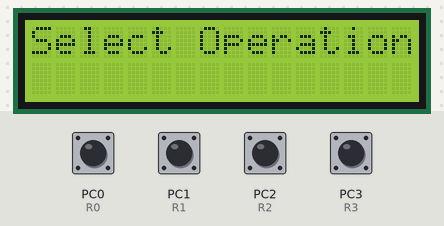
Recording of a program running on a simulated ATmega32, built with avr-gcc and emulated at 8 MHz. Parts: 16×2 character LCD. Wiring (inferred from the names in the program): character LCD (HD44780): RS PA0; R/W PA1; E PA2; data PD0, PD1, PD2, PD3, PD4, PD5, PD6, PD7. The test bench sets the inputs (shaded band); at power-on: PC0 (R0), PC1 (R1), PC2 (R2), PC3 (R3) HIGH.

Above: at 4.1 s.
At 6.9 s:
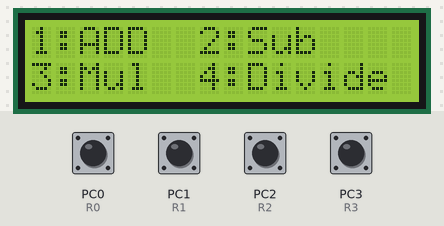
7.0 s: PC0 (R0) pulled LOW for 0.15 s
At 7.4 s:
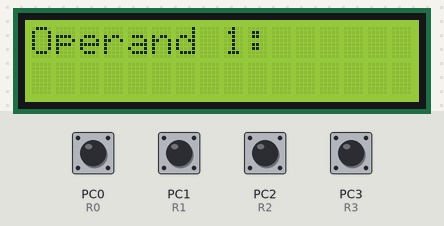
8.6 s: PC1 (R1) pulled LOW for 0.15 s
At 9.5 s:
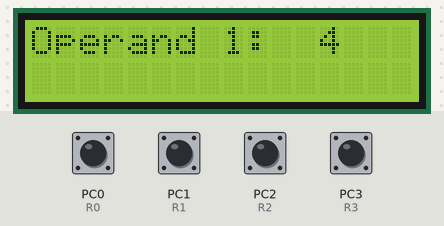
11.6 s: PC2 (R2) pulled LOW for 0.15 s
At 13.6 s:
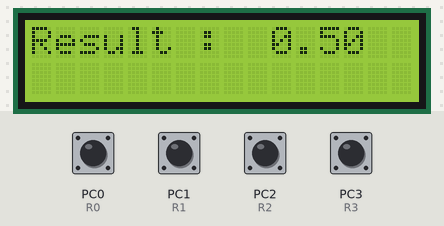
Timing chart, 0 to 15.1 s (numbered marks = the images above; inputs shaded):
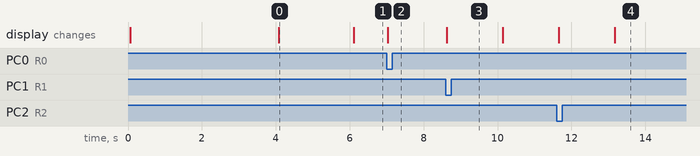

Measured:
- after the input at 7.0 s, the display: changes at once (image 2)
- after the input at 8.6 s, the display: changes at once (image 3)
- after the input at 11.6 s, the display: first changes after 0.06 s (image 4 shows a later state)
- what the display in image 0 shows lasts 2.0 s, from 4.1 s to 6.1 s

The program:

main.c
```c
/*
 * main.c
 *
 *  Created on: ??þ/??þ/????
 *      Author: DR . radwa hussein
 */


#include "Types.h"
#include "Registers.h"
#include "DIO.h"
#include "LCD_Config.h"
#include "LCD.h"
#include "PubFun.h"
#include "SevnSegm.h"
#include "stdlib.h"
#include "Keybad_Config.h"
#include "Keybad.h"
#define F_CPU 8000000UL
#include <util/delay.h> // To enable use of the function _delay_ms()

int main (void)
{
	u8 i , value , opr , chs_flag ;
	f32 x , y , result ;

	u8 str0 [] = "Welcome";
	u8 str1 [] = "Select Operation";
	u8 str2 [] = "1:ADD";
	u8 str3 [] = "2:Sub";
	u8 str4 [] = "3:Mul";
	u8 str5 [] = "4:Divide";
	u8 str6 [] = "Operand 1: ";
	u8 str7 [] = "Operand 2: ";
	u8 str8 [] = "Result : ";

	LCD_Init();
	keybad_Init();

	LCD_WriteString(str0,sizeof(str0));					// Welcome
	_delay_ms(4000);
	LCD_vidWritecmnd(0b00000001);
	LCD_WriteString(str1,sizeof(str1));					// Select Operation
	_delay_ms(2000);

	while (1)
	{
		LCD_vidWritecmnd(0b00000001);
		LCD_WriteString(str2,sizeof(str2));					// -- 1:ADD
		LCD_SetPosition(0,7);
		LCD_WriteString(str3,sizeof(str3));					// -- 1:ADD 2:Sub
		LCD_SetPosition(1,0);
		LCD_WriteString(str4,sizeof(str4));					// -- 3:Mul
		LCD_SetPosition(1,7);
		LCD_WriteString(str5,sizeof(str5));					// -- 3:Mul 4:Divide

		chs_flag = 0 ;

		while (0 == chs_flag)
		{
			for (i=0 ; i<4 ; i++)
			{//Check Only The Upper Four Buttons For Operations + - * /
				value = Keybad_GetButtonStatus(i);

				if (0==i && 1==value)
				{
					opr=1;
					chs_flag=1;
					value=0;
				}
				else if (1==i && 1==value)
				{
					opr=2;
					chs_flag=1;
					value=0;
				}
				else if (2==i && 1==value)
				{
					opr=3;
					chs_flag=1;
					value=0;
				}
				else if (3==i && 1==value)
				{
					opr=4;
					chs_flag=1;
					value=0;
				}
			}
		}

		LCD_vidWritecmnd(0b00000001);
		LCD_SetPosition(0,0);
		LCD_WriteString(str6 , sizeof(str6));
		_delay_ms(1500);

		while (1 == chs_flag)										// This Scope --- chs_flag=1 , value=0 ,
		{
			for (i=0 ; i<16 ; i++)
			{
				value  = Keybad_GetButtonStatus(i);
				if (1 == value)
				{
					x=i;
					chs_flag=0;
					value=0;
					LCD_SetPosition(0,12);
					LCD_WriteNumber(x);
					_delay_ms(1500);
					break;
				}
			}
		}

		LCD_vidWritecmnd(0b00000001);
		LCD_SetPosition(0,0);
		LCD_WriteString(str7 , sizeof(str7));
		_delay_ms(1500);

		while (0==chs_flag)										// This Scope --- chs_flag=0 , value=0 ,
		{
			for (i=0 ; i<16 ; i++)
			{
				value  = Keybad_GetButtonStatus(i);
				if (1 == value)
				{
					y=i;
					chs_flag=1;
					value=0;
					LCD_SetPosition(0,12);
					LCD_WriteNumber(y);
					_delay_ms(1500);
					break;
				}
			}
		}

		switch (opr)
		{
		case 1:
		{
			result = x + y ;
			break ;
		}
		case 2:
		{
			result = x - y ;
			break ;
		}
		case 3:
		{
			result = x * y ;							// Send the Normal Number then Draw (.) then Send the % number
			break ;
		}
		case 4:
		{
			result = x / y ;
			break ;
		}
		}

		LCD_vidWritecmnd(0b00000001);
		LCD_SetPosition(0,0);
		LCD_WriteString(str8 , sizeof(str8));
		LCD_SetPosition(0,10);
		LCD_WriteNumber(result);
		_delay_ms(3000);

	}

	return 0 ;
}
```

Keybad.c
```c
/*
 * Keybad.c
 *
 *  Created on: ??þ/??þ/????
 *      Author: DR . radwa hussein
 */
#include "Types.h"
#include "Keybad_Config.h"
#include "Registers.h"
#include "DIO.h"
#define F_CPU 8000000UL
#include <util/delay.h> // To enable use of the function _delay_ms()


void keybad_Init (void)
{
	DIO_vidSetBitDirction(keybad_port , R0, 0);
	DIO_vidSetBitValue(keybad_port , R0, 1);

	DIO_vidSetBitDirction(keybad_port , R1, 0);
	DIO_vidSetBitValue(keybad_port ,R1, 1);

	DIO_vidSetBitDirction(keybad_port , R2, 0);
	DIO_vidSetBitValue( keybad_port ,  R2, 1);

	DIO_vidSetBitDirction( keybad_port ,  R3, 0);
	DIO_vidSetBitValue( keybad_port ,  R3, 1);

	DIO_vidSetBitDirction(keybad_port , C0 ,1);
	DIO_vidSetBitDirction( keybad_port , C1 ,1);
	DIO_vidSetBitDirction( keybad_port , C2 ,1);
	DIO_vidSetBitDirction( keybad_port , C3 ,1);

}


u8 Keybad_GetButtonStatus (u8 Button_num)
{
	const u8  Real_row [] = {R0,R1,R2,R3};
	const u8  Real_colm [] = {C0,C1,C2,C3};
	u8 read_x , value = 0 ;
	u8 Row = Button_num / 4 ;							//--Selecting the proper Button Row
	u8 Colm = Button_num % 4 ;							//--Selecting the proper Button Column just (0,1,2,3)

	DIO_vidSetBitValue(keybad_port , C0 , 1);
	DIO_vidSetBitValue(keybad_port , C1 , 1);
	DIO_vidSetBitValue(keybad_port , C2 , 1);
	DIO_vidSetBitValue(keybad_port , C3 , 1);

	DIO_vidSetBitValue(keybad_port , Real_colm[Colm] , 0);

	read_x = DIO_u8ReadBitValue(keybad_port , Real_row[Row]);

	if (read_x == 0)
	{
		_delay_ms(20);
		read_x = DIO_u8ReadBitValue(keybad_port , Real_row[Row]);
		if (read_x == 0)
		{value = 1 ;}

	}
	return value ;
}
```

Keybad.h
```c
/*
 * Keybad.h
 *
 *  Created on: ??þ/??þ/????
 *      Author: DR . radwa hussein
 */

#ifndef KEYBAD_H_
#define KEYBAD_H_

void keybad_Init (void) ;
u8 Keybad_GetButtonStatus (u8 Button_num);

#endif /* KEYBAD_H_ */
```

PubFun.c
```c
/*
 * PubFun.c
 *
 *  Created on: ??þ/??þ/????
 *      Author: DR . radwa hussein
 */

/*
 * Public Functions Needed.
 */
#include "Types.h"
#include "Registers.h"
#include "DIO.h"
#include "LCD.h"
#include "LCD_Config.h"
#include "PubFun.h"


void Name_in_Arabic(void)
{
	//-------------------------------------------------------------------------------
	LCD_vidWritecmnd(0b01000000);             // Goto CG-RAM
	//-------------------------------------------------------------------------------
	LCD_vidWriteCharacter(0b00000000);        // ã
	LCD_vidWriteCharacter(0b00000000);        // ã
	LCD_vidWriteCharacter(0b00000000);        // ã
	LCD_vidWriteCharacter(0b00001111);        // ã
	LCD_vidWriteCharacter(0b00001001);        // ã
	LCD_vidWriteCharacter(0b00001001);        // ã
	LCD_vidWriteCharacter(0b00011111);        // ã
	LCD_vidWriteCharacter(0b00000000);        // ã

	LCD_vidWriteCharacter(0b00000000);        // Í
	LCD_vidWriteCharacter(0b00000000);        // Í
	LCD_vidWriteCharacter(0b00001110);        // Í
	LCD_vidWriteCharacter(0b00001001);        // Í
	LCD_vidWriteCharacter(0b00000001);        // Í
	LCD_vidWriteCharacter(0b00000001);        // Í
	LCD_vidWriteCharacter(0b00011111);        // Í
	LCD_vidWriteCharacter(0b00000000);        // Í

	LCD_vidWriteCharacter(0b00000000);        // ã
	LCD_vidWriteCharacter(0b00000000);        // ã
	LCD_vidWriteCharacter(0b00000000);        // ã
	LCD_vidWriteCharacter(0b00001111);        // ã
	LCD_vidWriteCharacter(0b00001001);        // ã
	LCD_vidWriteCharacter(0b00001001);        // ã
	LCD_vidWriteCharacter(0b00011111);        // ã
	LCD_vidWriteCharacter(0b00000000);        // ã

	LCD_vidWriteCharacter(0b00000000);        // Ï
	LCD_vidWriteCharacter(0b00000000);        // Ï
	LCD_vidWriteCharacter(0b00000000);        // Ï
	LCD_vidWriteCharacter(0b00000001);        // Ï
	LCD_vidWriteCharacter(0b00000001);        // Ï
	LCD_vidWriteCharacter(0b00000001);        // Ï
	LCD_vidWriteCharacter(0b00001111);        // Ï
	LCD_vidWriteCharacter(0b00000000);        // Ï
	//------------------------------------------------------------------------------
	LCD_SetPosition(0,0);                     // Go Back to DD-RAM
	//--------------------------------------------------------------------------
	/*
	 * Displaying my name "ãÍãÏ" in Arabic
	 * */
	/*
		LCD_vidWriteCharacter(3);                 // Print Address 3 which specified for CG-RAM
		LCD_vidWriteCharacter(2);                 // Print Address 2 which specified for CG-RAM
		LCD_vidWriteCharacter(1);                 // Print Address 1 which specified for CG-RAM
		LCD_vidWriteCharacter(0);                 // Print Address 0 which specified for CG-RAM
	 */
	/*
	 * END
	 * */
	//-----------------------------------------------------------------------------

}
```

PubFun.h
```c
/*
 * PubFun.h
 *
 *  Created on: ??þ/??þ/????
 *      Author: DR . radwa hussein
 */

#ifndef PUBFUN_H_
#define PUBFUN_H_

void Name_in_Arabic(void) ;

#endif /* PUBFUN_H_ */
```

SevnSegm.c
```c
#include "Types.h"
#include "Registers.h"
#define F_CPU 8000000UL
#include "util/delay.h"
#define FstSevSeg_Port 1
#define SecSevSeg_Port 2


void Draw_vidNumber (u8 port_num , u8 num)
{
	switch  (num)
	{
		case 0 :
		{
			DIO_vidSetPortValue ( port_num ,0b10100000 );
			break ;
		}

		case 1 :
		{
			DIO_vidSetPortValue ( port_num ,0b11111001 );
			break ;
		}

		case 2 :
		{
			DIO_vidSetPortValue ( port_num ,0b11000100 );
			break ;
		}

		case 3 :
		{
			DIO_vidSetPortValue ( port_num ,0b11010000 );
			break ;
		}

		case 4 :
		{
			DIO_vidSetPortValue ( port_num ,0b10011001 );
			break ;
		}

		case 5 :
		{
			DIO_vidSetPortValue ( port_num ,0b10010010 );
			break ;
		}

		case 6 :
		{
			DIO_vidSetPortValue ( port_num ,0b10000010 );
			break ;
		}

		case 7 :
		{
			DIO_vidSetPortValue ( port_num ,0b11111000 );
			break ;
		}

		case 8 :
		{
			DIO_vidSetPortValue ( port_num ,0b10000000 );
			break ;
		}

		case 9 :
		{
			DIO_vidSetPortValue ( port_num ,0b10010000 );
			break ;
		}
	}

}

//-----------------------------------------------------------
//Count Down Counter
//-----------------------------------------------------------

void Count_vidDown (u8 stSevSeg_port , u8 ndSevSeg_port , u8 count , u16 tms)
{
	u8  x , y , units , tens ;
	u16 i ;

	units = (count % 10) ;
	tens = (count / 10) ;

	if (count<=9)
	{
		Draw_vidNumber(stSevSeg_port,0);
		for (x=0 ; x<(count+1) ; x++)
		{
			Draw_vidNumber(ndSevSeg_port,x);
			for (i=0 ; i<tms ; i++)
			{
				_delay_ms(1);
			}

		}
	}
	else
	{
		for ( x=0 ; x<tens ; x++ )
		{
			Draw_vidNumber( stSevSeg_port , x );

			if ( tens==(x+1) )
			{
				for (y=0 ; y<10 ; y++)
				{
					Draw_vidNumber( ndSevSeg_port , y );
					for (i=0 ; i<tms ; i++)
					{
						_delay_ms(1);
					}
					if (9 == y )
					{
						Draw_vidNumber( stSevSeg_port , (x+1));
					}
				}
				for (y=0 ; y<(units+1) ; y++)
				{
					Draw_vidNumber( ndSevSeg_port , y );
					for (i=0 ; i<tms ; i++)
					{
						_delay_ms(1);
					}

				}
			}
			else
			{
				for (y=0 ; y<10 ; y++)
				{
					Draw_vidNumber( ndSevSeg_port , y );
					for (i=0 ; i<tms ; i++)
					{
						_delay_ms(1);
					}

				}
			}
		}


	}


}


/*
 * Display a 2 bit Number
 * */

void  Disp_2bitNum (u8 Disp_Num )
{
	/*
	 * FstSevSeg_Port 1
	 * SecSevSeg_Port 2
	 * */

	u8 units , tens ;
	units = Disp_Num %10 ;
	tens = Disp_Num / 10 ;

	Draw_vidNumber(FstSevSeg_Port , tens);				// Displaying the Tens Number in the Lifted Sev.Segment
	Draw_vidNumber(SecSevSeg_Port , units);				// Displaying the Units Number in the Righted Sev.Segment


}
```

SevnSegm.h
```c
/*
 * DrawNum.h
 *
 *  Created on: ??þ/??þ/????
 *      Author: DR . radwa hussein
 */

#ifndef SEVNSEGM_H_
#define SEVNSEGM_H_

void Draw_vidNumber (u8 port_num , u8 num) ;
void Count_vidDown (u8 stSevSeg_port , u8 ndSevSeg_port , u8 count , u16 tms);

#endif /* SEVNSEGM_H_ */
```

Types.h
```c
/*
 * Types.h
 *
 *  Created on: ??þ/??þ/????
 *      Author: DR . radwa hussein
 */

#ifndef TYPES_H_
#define TYPES_H_


/*
	Header File Of Size Used Types
*/

typedef unsigned char u8 ;                   // 256
typedef unsigned int u16 ;             // 65536
typedef unsigned long int u32 ;
typedef unsigned long long int u64 ;
typedef signed char s8 ;
typedef signed short int s16 ;
typedef signed  int s32 ;
typedef float f32 ;
typedef double f64 ;                         // 1.8x10^19


#endif /* TYPES_H_ */
```

Keybad_Config.h
```c
/*
 * Keybad_Config.h
 *
 *  Created on: ??þ/??þ/????
 *      Author: DR . radwa hussein
 */

#ifndef KEYBAD_CONFIG_H_
#define KEYBAD_CONFIG_H_

#define keybad_port 2
#define R0 0
#define R1 1
#define R2 2
#define R3 3
#define C0 4
#define C1 5
#define C2 6
#define C3 7

#endif /* KEYBAD_CONFIG_H_ */
```

LCD_Config.h
```c
/*
 * LCD_Config.h
 *
 *  Created on: ??þ/??þ/????
 *      Author: DR . radwa hussein
 */

#ifndef LCD_CONFIG_H_
#define LCD_CONFIG_H_

#define LCD_port 3
#define LCD_control_port 0
#define RS 0
#define RW 1
#define E 2

#endif /* LCD_CONFIG_H_ */
```

LCD.c
```c
/*
 * LCD.c
 *
 *  Created on: ??þ/??þ/????
 *      Author: DR . radwa hussein
 */
#include "Types.h"
#include "DIO.h"
#include "LCD.h"
#include "LCD_Config.h"
#define F_CPU 8000000UL
#include <util/delay.h> // To enable use of the function _delay_ms()


void LCD_vidWriteCharacter (u8 Character)
{
	DIO_vidSetPortValue (LCD_port , Character);
	DIO_vidSetBitValue (LCD_control_port , RS ,1);
	DIO_vidSetBitValue (LCD_control_port , RW ,0);
	DIO_vidSetBitValue (LCD_control_port , E ,1);
	_delay_ms(1);
	DIO_vidSetBitValue (LCD_control_port , E ,0);
}
//
void LCD_vidWritecmnd (u8 cmnd)
{
	DIO_vidSetPortValue (LCD_port , cmnd);
	DIO_vidSetBitValue (LCD_control_port , RS ,0);
	DIO_vidSetBitValue (LCD_control_port , RW ,0);
	DIO_vidSetBitValue (LCD_control_port , E ,1);
	_delay_ms(1);
	DIO_vidSetBitValue (LCD_control_port , E ,0);
}

void LCD_Init(void)
{
	DIO_vidSetPortDirction(LCD_port,255);
	DIO_vidSetBitDirction(LCD_control_port,RS,1);
	DIO_vidSetBitDirction(LCD_control_port,RW,1);
	DIO_vidSetBitDirction(LCD_control_port,E,1);
	_delay_ms(50);
	LCD_vidWritecmnd (0b00111000);
	_delay_ms(2);

	LCD_vidWritecmnd (0b00001100);
	_delay_ms(2);

	LCD_vidWritecmnd (0b00000001);
	_delay_ms(2);

}


void LCD_WriteString(u8 str [],int count)
{

	for (int i=0 ; i<count-1 ;i++)
	{
		LCD_vidWriteCharacter (str[i]);
		//_delay_ms(1000);
	}
	//_delay_ms(2000);
	//LCD_vidWritecmnd(0b00000001);          // Clear
}


void LCD_SetPosition (u8 row , u8 colm)
{
	if (0==row)
	{
		LCD_vidWritecmnd (128+colm);        // 128 = 0b10000000 "ReView set DDRAM Address" in LCD Data Sheet
	}
	else if (1==row)
	{
		LCD_vidWritecmnd (128+64+colm);    // 64 cause first beginning address in LCD new line starts from 64
	}
}


void LCD_WriteNumber(f64 num)
{
	u8 temp ;
	s32 rev_num = 1;
	u8 intgr_num , frac_num ;
	f64 frac_part ;

	{	/*
		 * Negative Number
		 */
		if (num<0)
		{													// u64 Replaced with s32
			u8 neg_sign [] = "-";
			LCD_WriteString(neg_sign , sizeof(neg_sign));							// Displaying the Negative Sign
			num *= -1 ;									 	// Converting it to Positive Number
		}
	}

	intgr_num = num ;
	frac_part = num - intgr_num ;
	frac_num = 100 * frac_part ;


	if (0==intgr_num)
	{
		LCD_vidWriteCharacter('0');
	}
	else
	{
		while (intgr_num != 0)
		{
			temp = intgr_num % 10 ;
			intgr_num = intgr_num / 10 ;
			rev_num = (rev_num * 10) + temp ;
		}

		while (rev_num != 1)
		{
			temp = rev_num % 10 ;
			rev_num = rev_num / 10 ;
			LCD_vidWriteCharacter((temp+48));
		}
	}

	if (frac_num > 0)
	{
		u8 flt_pnt [] = ".";
		LCD_WriteString(flt_pnt , sizeof(flt_pnt));

		if (0==frac_num)
		{
			LCD_vidWriteCharacter('0');
		}
		else
		{
			while (frac_num != 0)
			{
				temp = frac_num % 10 ;
				frac_num = frac_num / 10 ;
				rev_num = (rev_num * 10) + temp ;
			}

			while (rev_num != 1)
			{
				temp = rev_num % 10 ;
				rev_num = rev_num / 10 ;
				LCD_vidWriteCharacter((temp+48));
			}
		}
	}

}
```

LCD.h
```c
/*
 * LCD.h
 *
 *  Created on: ??þ/??þ/????
 *      Author: DR . radwa hussein
 */

#ifndef LCD_H_
#define LCD_H_

void LCD_vidWritecmnd(u8 character);
void LCD_vidWritecmnd(u8 cmnd);
void LCD_Init(void);
void LCD_WriteNumber (f64 num);
void LCD_WriteString(u8 str [],int count);
void LCD_SetPosition (u8 row , u8 colm);

#endif /* LCD_H_ */
```

DIO.c
```c
/*
 * DIO.c
 *
 *  Created on: ??þ/??þ/????
 *      Author: DR . radwa hussein
 */


#include "Types.h"
#include "Registers.h"
#include "DIO.h"
#define SetBit(Register,Pin) Register|=(1<<Pin)
#define ClrBit(Register,Pin) Register&=(~(1<<Pin))

/*
------------------------------DIO DDR Registers--------------------------------
*/

void DIO_vidSetPortDirction (u8 port_number , u8 value)  // 1 :  Output & 0 : Input
{
	switch (port_number)
	{
		case 0:
			DDRA = value ;
			break ;
		case 1 :
			DDRB = value ;
			break ;
		case 2 :
			DDRC = value ;
			break ;
		case 3 :
			DDRD = value ;
			break ;
	}


}

void DIO_vidSetBitDirction (u8 port_number ,u8 pin_number , u8 value)
{
	switch (port_number)
	{
	case 0 :
		{
			if (1==value)
			SetBit (DDRA,pin_number) ;
		else if (0==value)
			ClrBit (DDRA,pin_number);
		}
		break ;

	case 1 :
			{
				if (1==value)
				SetBit (DDRB,pin_number) ;
			else if (0==value)
				ClrBit (DDRB,pin_number);
			}
			break ;
	case 2 :
			{
				if (1==value)
				SetBit (DDRC,pin_number) ;
			else if (0==value)
				ClrBit (DDRC,pin_number);
			}
			break ;
	case 3 :
			{
				if (1==value)
				SetBit (DDRD,pin_number) ;
			else if (0==value)
				ClrBit (DDRD,pin_number);
			}
			break ;
	}
}

/*
------------------------------DIO PORT Registers------------------------------------------
*/
void DIO_vidSetPortValue (u8 port_number , u8 value)
{
	switch (port_number)
		{
			case 0:
				PORTA = value ;
				break ;
			case 1 :
				PORTB = value ;
				break ;
			case 2:
				PORTC = value ;
				break ;
			case 3:
				PORTD = value ;
				break ;
		}
}


void DIO_vidSetBitValue (u8 port_number ,u8 pin_number , u8 value)
{
	switch (port_number)
		{
		case 0 :
			{
				if (1==value)
				SetBit (PORTA,pin_number) ;
			else if (0==value)
				ClrBit (PORTA,pin_number);
			}
			break ;

		case 1 :
				{
					if (1==value)
					SetBit (PORTB,pin_number) ;
				else if (0==value)
					ClrBit (PORTB,pin_number);
				}
				break ;
		case 2 :
				{
					if (1==value)
					SetBit (PORTC,pin_number) ;
				else if (0==value)
					ClrBit (PORTC,pin_number);
				}
				break ;
		case 3 :
				{
					if (1==value)
					SetBit (PORTD,pin_number) ;
				else if (0==value)
					ClrBit (PORTD,pin_number);
				}
				break ;
		}


}


/*
 -------------------------------DIO PIN Registers-------------------------------------
 */

u8 DIO_u8ReadPortValue (u8 port_number)
{
	u8 value ;

	switch(port_number)
	{

		case 0:
			value = PINA ;
			break ;
		case 1:
			value = PINB ;
			break ;
		case 2:
			value = PINC ;
		   break ;
		case 3:
			value = PIND ;
			break ;
	}

	return value ;
}

// Read a specified Pin value

u8 DIO_u8ReadBitValue ( u8 port_number , u8 pin_number )
{
	u8 x , res ;

	switch (port_number)
	{
		case 0:
		{
			x = PINA & (1<<pin_number) ;
			res  = (x>>pin_number) ;
		}
		break ;

		case 1 :
		{
			x = PINB & (1<<pin_number) ;
			res  = (x>>pin_number) ;
		}
		break;

		case 2 :
		{
			x = PINC & (1<<pin_number) ;
			res  = (x>>pin_number) ;
		}
		break ;

		case 3:
		{
			x = PIND & (1<<pin_number) ;
			res  = (x>>pin_number) ;
		}
		break ;
	}

	return res ;

}
```

Source omitted: DIO.h (487 bytes), Registers.h (742 bytes)
